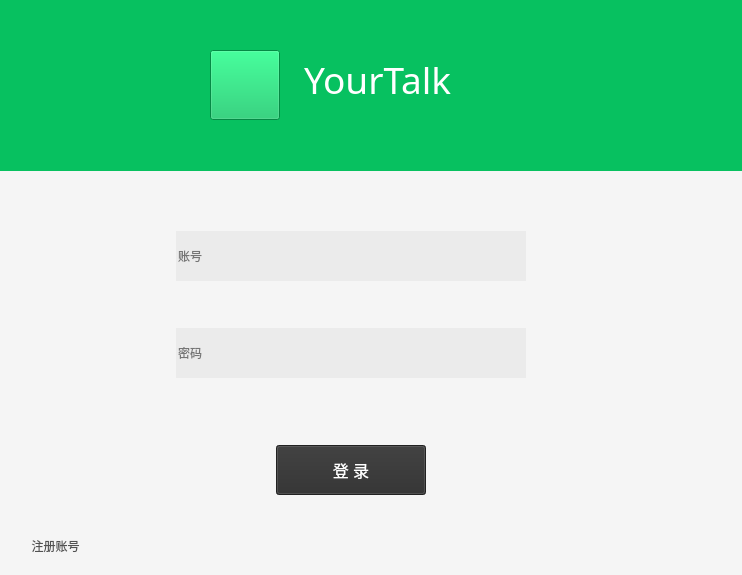
<?xml version="1.0" encoding="UTF-8"?>
<ui version="4.0">
 <class>Signin_Windows</class>
 <widget class="QWidget" name="Signin_Windows">
  <property name="geometry">
   <rect>
    <x>0</x>
    <y>0</y>
    <width>742</width>
    <height>575</height>
   </rect>
  </property>
  <property name="windowTitle">
   <string>Form</string>
  </property>
  <property name="styleSheet">
   <string notr="true">QWidget{
    background:rgb(245,245,245);
    
}

QLineEdit{
	border:none;
	background:rgb(235,235,235);
}
</string>
  </property>
  <widget class="QWidget" name="widget" native="true">
   <property name="geometry">
    <rect>
     <x>0</x>
     <y>0</y>
     <width>751</width>
     <height>171</height>
    </rect>
   </property>
   <property name="sizePolicy">
    <sizepolicy hsizetype="Fixed" vsizetype="Fixed">
     <horstretch>0</horstretch>
     <verstretch>0</verstretch>
    </sizepolicy>
   </property>
   <property name="styleSheet">
    <string notr="true">background-color: rgb(7,193,96);
</string>
   </property>
   <widget class="QTextEdit" name="textEdit">
    <property name="geometry">
     <rect>
      <x>300</x>
      <y>50</y>
      <width>281</width>
      <height>81</height>
     </rect>
    </property>
    <property name="font">
     <font>
      <family>Eras Bold ITC</family>
      <pointsize>9</pointsize>
      <weight>50</weight>
      <italic>false</italic>
      <bold>false</bold>
     </font>
    </property>
    <property name="styleSheet">
     <string notr="true">border:none;
font: 9pt &quot;Eras Bold ITC&quot;;</string>
    </property>
    <property name="html">
     <string>&lt;!DOCTYPE HTML PUBLIC &quot;-//W3C//DTD HTML 4.0//EN&quot; &quot;http://www.w3.org/TR/REC-html40/strict.dtd&quot;&gt;
&lt;html&gt;&lt;head&gt;&lt;meta name=&quot;qrichtext&quot; content=&quot;1&quot; /&gt;&lt;style type=&quot;text/css&quot;&gt;
p, li { white-space: pre-wrap; }
&lt;/style&gt;&lt;/head&gt;&lt;body style=&quot; font-family:'Eras Bold ITC'; font-size:9pt; font-weight:400; font-style:normal;&quot;&gt;
&lt;p style=&quot; margin-top:12px; margin-bottom:12px; margin-left:0px; margin-right:0px; -qt-block-indent:0; text-indent:0px;&quot;&gt;&lt;span style=&quot; font-size:28pt; color:#ffffff;&quot;&gt;YourTalk&lt;/span&gt;&lt;/p&gt;&lt;/body&gt;&lt;/html&gt;</string>
    </property>
   </widget>
   <widget class="QPushButton" name="logo">
    <property name="geometry">
     <rect>
      <x>210</x>
      <y>50</y>
      <width>70</width>
      <height>70</height>
     </rect>
    </property>
    <property name="sizePolicy">
     <sizepolicy hsizetype="Fixed" vsizetype="Fixed">
      <horstretch>0</horstretch>
      <verstretch>0</verstretch>
     </sizepolicy>
    </property>
    <property name="minimumSize">
     <size>
      <width>50</width>
      <height>50</height>
     </size>
    </property>
    <property name="maximumSize">
     <size>
      <width>70</width>
      <height>70</height>
     </size>
    </property>
    <property name="mouseTracking">
     <bool>false</bool>
    </property>
    <property name="text">
     <string/>
    </property>
    <property name="iconSize">
     <size>
      <width>20</width>
      <height>20</height>
     </size>
    </property>
   </widget>
   <widget class="QWidget" name="widget_3" native="true">
    <property name="geometry">
     <rect>
      <x>0</x>
      <y>0</y>
      <width>120</width>
      <height>80</height>
     </rect>
    </property>
    <widget class="QWidget" name="widget_4" native="true">
     <property name="geometry">
      <rect>
       <x>0</x>
       <y>0</y>
       <width>181</width>
       <height>161</height>
      </rect>
     </property>
     <widget class="QWidget" name="widget_5" native="true">
      <property name="geometry">
       <rect>
        <x>0</x>
        <y>0</y>
        <width>741</width>
        <height>161</height>
       </rect>
      </property>
     </widget>
    </widget>
   </widget>
  </widget>
  <widget class="QWidget" name="widget_2" native="true">
   <property name="geometry">
    <rect>
     <x>-20</x>
     <y>120</y>
     <width>761</width>
     <height>471</height>
    </rect>
   </property>
   <property name="sizePolicy">
    <sizepolicy hsizetype="Fixed" vsizetype="Fixed">
     <horstretch>0</horstretch>
     <verstretch>0</verstretch>
    </sizepolicy>
   </property>
   <widget class="QPushButton" name="pushButtonRegster">
    <property name="geometry">
     <rect>
      <x>30</x>
      <y>410</y>
      <width>91</width>
      <height>31</height>
     </rect>
    </property>
    <property name="font">
     <font>
      <family>等线</family>
      <underline>false</underline>
     </font>
    </property>
    <property name="styleSheet">
     <string notr="true">border:none;
color: rgb(82, 82, 82);
background:rgb(245,245,245);</string>
    </property>
    <property name="text">
     <string>注册账号</string>
    </property>
   </widget>
   <widget class="QWidget" name="horizontalLayoutWidget">
    <property name="geometry">
     <rect>
      <x>0</x>
      <y>300</y>
      <width>741</width>
      <height>101</height>
     </rect>
    </property>
    <layout class="QHBoxLayout" name="horizontalLayout">
     <item>
      <spacer name="horizontalSpacer">
       <property name="orientation">
        <enum>Qt::Horizontal</enum>
       </property>
       <property name="sizeHint" stdset="0">
        <size>
         <width>40</width>
         <height>20</height>
        </size>
       </property>
      </spacer>
     </item>
     <item>
      <widget class="QPushButton" name="pushButtonLogin">
       <property name="sizePolicy">
        <sizepolicy hsizetype="Fixed" vsizetype="Fixed">
         <horstretch>0</horstretch>
         <verstretch>0</verstretch>
        </sizepolicy>
       </property>
       <property name="minimumSize">
        <size>
         <width>150</width>
         <height>50</height>
        </size>
       </property>
       <property name="font">
        <font>
         <family>微软雅黑</family>
         <pointsize>12</pointsize>
        </font>
       </property>
       <property name="styleSheet">
        <string notr="true">background-color: rgb(46,46,46);
color: rgb(255, 255, 255);
border-radiux: 505px</string>
       </property>
       <property name="text">
        <string>登 录</string>
       </property>
      </widget>
     </item>
     <item>
      <spacer name="horizontalSpacer_2">
       <property name="orientation">
        <enum>Qt::Horizontal</enum>
       </property>
       <property name="sizeHint" stdset="0">
        <size>
         <width>40</width>
         <height>20</height>
        </size>
       </property>
      </spacer>
     </item>
    </layout>
   </widget>
   <widget class="QWidget" name="horizontalLayoutWidget_2">
    <property name="geometry">
     <rect>
      <x>0</x>
      <y>70</y>
      <width>741</width>
      <height>231</height>
     </rect>
    </property>
    <layout class="QHBoxLayout" name="horizontalLayout_2">
     <item>
      <spacer name="horizontalSpacer_4">
       <property name="orientation">
        <enum>Qt::Horizontal</enum>
       </property>
       <property name="sizeHint" stdset="0">
        <size>
         <width>40</width>
         <height>20</height>
        </size>
       </property>
      </spacer>
     </item>
     <item>
      <layout class="QVBoxLayout" name="verticalLayout">
       <item>
        <widget class="QLineEdit" name="lineEditUsername">
         <property name="sizePolicy">
          <sizepolicy hsizetype="Fixed" vsizetype="Fixed">
           <horstretch>0</horstretch>
           <verstretch>0</verstretch>
          </sizepolicy>
         </property>
         <property name="minimumSize">
          <size>
           <width>350</width>
           <height>50</height>
          </size>
         </property>
         <property name="styleSheet">
          <string notr="true"/>
         </property>
         <property name="inputMask">
          <string/>
         </property>
         <property name="text">
          <string/>
         </property>
         <property name="placeholderText">
          <string>账号</string>
         </property>
        </widget>
       </item>
       <item>
        <widget class="QLineEdit" name="lineEditPassword">
         <property name="sizePolicy">
          <sizepolicy hsizetype="Fixed" vsizetype="Fixed">
           <horstretch>0</horstretch>
           <verstretch>0</verstretch>
          </sizepolicy>
         </property>
         <property name="minimumSize">
          <size>
           <width>350</width>
           <height>50</height>
          </size>
         </property>
         <property name="styleSheet">
          <string notr="true"/>
         </property>
         <property name="inputMask">
          <string/>
         </property>
         <property name="text">
          <string/>
         </property>
         <property name="frame">
          <bool>true</bool>
         </property>
         <property name="echoMode">
          <enum>QLineEdit::Password</enum>
         </property>
         <property name="placeholderText">
          <string>密码</string>
         </property>
        </widget>
       </item>
      </layout>
     </item>
     <item>
      <spacer name="horizontalSpacer_3">
       <property name="orientation">
        <enum>Qt::Horizontal</enum>
       </property>
       <property name="sizeHint" stdset="0">
        <size>
         <width>40</width>
         <height>20</height>
        </size>
       </property>
      </spacer>
     </item>
    </layout>
   </widget>
  </widget>
  <zorder>widget_2</zorder>
  <zorder>widget</zorder>
 </widget>
 <resources/>
 <connections/>
</ui>
